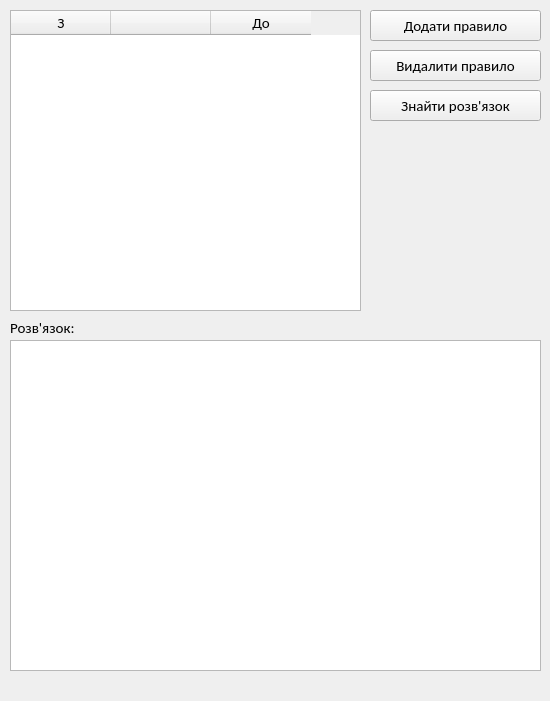
<?xml version="1.0" encoding="UTF-8"?>
<ui version="4.0">
 <class>MainWindow</class>
 <widget class="QMainWindow" name="MainWindow">
  <property name="geometry">
   <rect>
    <x>0</x>
    <y>0</y>
    <width>550</width>
    <height>701</height>
   </rect>
  </property>
  <property name="sizePolicy">
   <sizepolicy hsizetype="Fixed" vsizetype="Fixed">
    <horstretch>0</horstretch>
    <verstretch>0</verstretch>
   </sizepolicy>
  </property>
  <property name="font">
   <font>
    <family>Calibri</family>
    <pointsize>11</pointsize>
   </font>
  </property>
  <property name="windowTitle">
   <string>Context Free Grammar Lab</string>
  </property>
  <widget class="QWidget" name="centralwidget">
   <widget class="QTextEdit" name="mp_solution">
    <property name="enabled">
     <bool>true</bool>
    </property>
    <property name="geometry">
     <rect>
      <x>10</x>
      <y>340</y>
      <width>531</width>
      <height>331</height>
     </rect>
    </property>
    <property name="font">
     <font>
      <family>Calibri</family>
      <pointsize>11</pointsize>
     </font>
    </property>
    <property name="readOnly">
     <bool>true</bool>
    </property>
   </widget>
   <widget class="QPushButton" name="mp_run_algo">
    <property name="geometry">
     <rect>
      <x>370</x>
      <y>90</y>
      <width>171</width>
      <height>31</height>
     </rect>
    </property>
    <property name="font">
     <font>
      <family>Calibri</family>
      <pointsize>11</pointsize>
     </font>
    </property>
    <property name="text">
     <string>Знайти розв'язок</string>
    </property>
   </widget>
   <widget class="QTableWidget" name="mp_grammar2">
    <property name="geometry">
     <rect>
      <x>10</x>
      <y>10</y>
      <width>351</width>
      <height>301</height>
     </rect>
    </property>
    <column>
     <property name="text">
      <string>З</string>
     </property>
    </column>
    <column>
     <property name="text">
      <string/>
     </property>
    </column>
    <column>
     <property name="text">
      <string>До</string>
     </property>
    </column>
   </widget>
   <widget class="QPushButton" name="mp_add_rule">
    <property name="geometry">
     <rect>
      <x>370</x>
      <y>10</y>
      <width>171</width>
      <height>31</height>
     </rect>
    </property>
    <property name="font">
     <font>
      <family>Calibri</family>
      <pointsize>11</pointsize>
     </font>
    </property>
    <property name="text">
     <string>Додати правило</string>
    </property>
   </widget>
   <widget class="QPushButton" name="mp_del_rule">
    <property name="geometry">
     <rect>
      <x>370</x>
      <y>50</y>
      <width>171</width>
      <height>31</height>
     </rect>
    </property>
    <property name="font">
     <font>
      <family>Calibri</family>
      <pointsize>11</pointsize>
     </font>
    </property>
    <property name="text">
     <string>Видалити правило</string>
    </property>
   </widget>
   <widget class="QLabel" name="mp_solution_lbl">
    <property name="geometry">
     <rect>
      <x>10</x>
      <y>320</y>
      <width>171</width>
      <height>16</height>
     </rect>
    </property>
    <property name="font">
     <font>
      <family>Calibri</family>
      <pointsize>11</pointsize>
     </font>
    </property>
    <property name="text">
     <string>Розв'язок:</string>
    </property>
   </widget>
  </widget>
  <widget class="QMenuBar" name="menubar">
   <property name="geometry">
    <rect>
     <x>0</x>
     <y>0</y>
     <width>550</width>
     <height>26</height>
    </rect>
   </property>
  </widget>
 </widget>
 <resources/>
 <connections/>
</ui>
